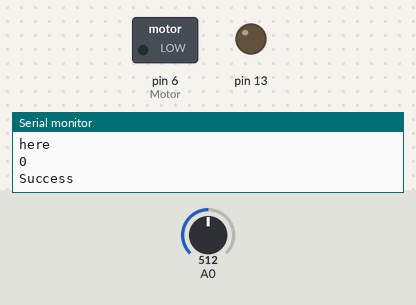
Simulated run of this sketch. Board: Arduino Mega 2560, built with avr-gcc and run on an emulated ATmega2560. On the bench: switched loads named in the sketch (green lamp = pin HIGH), output pins drawn as LEDs (lit = HIGH), the last lines printed to the serial monitor. The inputs (shaded band) are chosen by the test bench; at power-on: A0 = 512. The modem accepts every AT command (registered, SIM ready, sends succeed) and sends nothing else.

Above: at 10.9 s.
11.0 s: A0 set to 583
17.5 s: A0 set to 607
At 35.6 s:
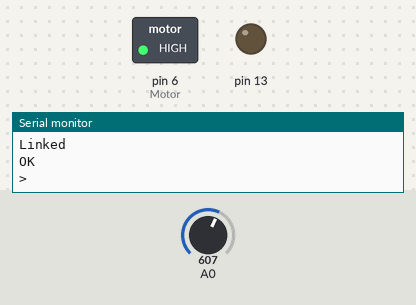
Timing chart, 0 to 35.9 s (numbered marks = the images above; inputs shaded):
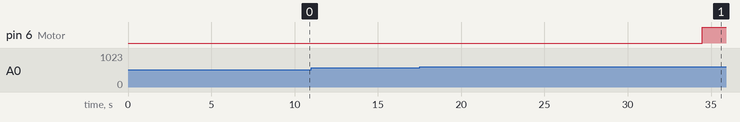

Measured:
- the behaviour switches between 600 and 601 on A0 (found by bisection; images 0 and 1)
- after the input at 17.5 s, pin 6 (Motor): LOW → HIGH after 17.0 s

The sketch:

AmirTest3.ino
```cpp
//#include <SoftwareSerial.h>
//#include <Wire.h>
//#include "DHT.h"

#define Reset "AT+RST\r\n"
#define changemode "AT+CWMODE=2\r\n"
#define setip "AT+CIPAP=\"192.168.1.1\"\r\n"
#define multiconnect "AT+CIPMUX=1\r\n"
#define creatserver "AT+CIPSERVER=1,80\r\n"
#define connectwifi "AT+CWJAP=\"Innovation Center\",\"CreateFuture1495\""
//#define connectwifi "AT+CWJAP=\"Innovation Center 2\",\"CreateFuture1495\""
#define connecting "AT+CWJAP="
#define getipaddress "AT+CIFSR"
#define senddata "AT+CIPSEND="
#define connectserver "AT+CIPSTART=\"TCP\",\"192.168.1.80\",2000"
#define Motor 6
#define DHTPIN 5
#define DHTTYPE DHT22   // DHT 22  (AM2302)

//SoftwareSerial esp8266(2, 3);// 2 ->RX   3->TX

//DHT dht(DHTPIN, DHTTYPE);

bool Auto = true;
bool ChangeSSID = false;
int WaterPumpWater = 30;//time for pump do nothing after last watering
bool Watering = false; // do watering
bool Motor_on = false;//Motor Statues
bool isMessage = false;
bool getSonsors = false;
bool startMotor = false;
bool alreadyConnect = false; // if server is connected(CLOSED / ALREADY CONNECTED)
bool WifiConnect = false; // if Wifi is Coonected (no ip & WIFI DISCONNECT / WIFI CONNECTED & WIFI GOT IP)
int turn = 0;
int soil = 100;
int temp = 0;
int humidity = 0;
int connectionId;
int timer = 1400; //timer for every 20 sec send data to server
int Motor_time_on = 3000;//time for watering (100 mlitr)
String request = "";//request of server
String ssid="";
String pass="";
float valf = 0; // Sun Sensor Data

        //------------------------------------------------
        //light Sensor(Sun Sensor)
        //------------------------------------------------
//int BH1750_address = 0x23; // i2c Addresse
//byte buff[2];
//
//void BH1750_Init(int address) {
//
//  Wire.beginTransmission(address);
//  Wire.write(0x10); // 1 [lux] resolution
//  Wire.endTransmission();
//}

//byte BH1750_Read(int address) {
//
//  byte i = 0;
//  Wire.beginTransmission(address);
//  Wire.requestFrom(address, 2);
//  while (Wire.available()) {
//    buff[i] = Wire.read();
//    i++;
//  }
//  Wire.endTransmission();
//  return i;
//}
//--------------------------------------------------------

void setup() {
  //--------------------------------------------------------
  // PinModes(Pins we need to do Work like turn on/off Motor)
  //--------------------------------------------------------
  pinMode(Motor, OUTPUT);//6
  pinMode(13, OUTPUT);
  digitalWrite(10,0);
  Serial1.begin(115200);
  Serial2.begin(115200);
//  Wire.begin();
//  BH1750_Init(BH1750_address);
//  dht.begin();
  Serial.begin(9600);
  delay(200);
  Serial1.print(connectwifi);
  delay(1500);
  Serial2.print(Reset);
  delay(2000);
  Serial2.print(changemode);
  Serial1.print("AT+CWMODE=1\r\n");
  delay(1500);
  Serial2.print(setip);
  delay(1500);
  Serial2.print(multiconnect);
  delay(1500);
  Serial2.print(creatserver);
  Serial2.print(getipaddress);
  delay(1500);
}

void loop() {
  if (Auto == true) {
    if (Watering == false) {
      if (soil > 600) {
        digitalWrite(Motor, 1);
        Motor_on = true;
        Watering = true;
        isMessage = true;
        request = "stat";
      }
    }
    else {
      if (timer == 1800) {
        if (WaterPumpWater-- == 0) {
          Watering = false;
          WaterPumpWater = 30;
        }
      }
    }
    if (Motor_on == true) {
      if (Motor_time_on-- == 0) {
        digitalWrite(Motor, 0);
        Motor_on = false;
        digitalWrite(10,0);
        Motor_time_on = 3000;
      }
    }
  }
  //-------------------------------------------------------------
  //Change SSID
  //-------------------------------------------------------------
  if(ChangeSSID){
    String ConnectCommand="";
    ConnectCommand += connecting;
    ConnectCommand += "\"" + ssid + "\",\"" + pass + "\"\r\n";
    Serial.println("MMMMMMMMMMMMMMMMM");
    ConnectCommand.replace("%20", " ");
    Serial.println(ConnectCommand);
    Serial.println("MMMMMMMMMMMMMMMMM");
    Serial1.print(ConnectCommand);
    ChangeSSID = false;
  }
  //-------------------------------------------------------------
  //Check Connection
  //-------------------------------------------------------------
  if (timer++ == 1800) {
    if(alreadyConnect != true){
      Serial1.println(connectserver);
        if(isMessage){
          Serial1.println(connectserver);
          delay(200);
        }
    }
    //humidity = (int)dht.readHumidity(); // Air humidity
    //temp = (int)dht.readTemperature(); // Air Temperature
    temp = 100;
    humidity = 20;
    soil = analogRead(A0);
    timer = 0;
  }
  //-------------------------------------------------------------
  // Send Sensors Data Every 20 Second to Server
  //-------------------------------------------------------------
  if(isMessage){
    Serial.println(request);
    if ((request.indexOf("st")!=-1 || request.indexOf("ta")!=-1 || request.indexOf("at")!=-1)
    || ((request.indexOf("mOn")!=-1 || request.indexOf("On")) && Motor_on == false)
    || ((request.indexOf("Of")!=-1 || request.indexOf("ff")) && Motor_on == true)) {

       if((request.indexOf("mOn")!=-1 || request.indexOf("On")!=-1) && Motor_on == false){
          digitalWrite(13,1);
          Motor_on = true;
          Watering = true;
          digitalWrite(Motor, 1);
          WaterPumpWater = 30;
          Serial.print("ON");
      }
      else if((request.indexOf("Of")!=-1 || request.indexOf("ff")!=-1) && Motor_on == true){
        digitalWrite(13,0);
          Motor_on = false;
          //Watering = true;
          digitalWrite(Motor, 0);
          //WaterPumpWater = 30;
          Motor_time_on = 3000;
          Serial.print("OFF");
      }
      Serial.println("*********hamidreza faez!!!!!");
      soil = analogRead(A0); // Soil moisture
      //humidity = (int)dht.readHumidity(); // Air humidity
      //temp = (int)dht.readTemperature(); // Air Temperature
      temp = 100;
      humidity = 20;
      String tBuffer = "{";
      tBuffer += "\"temperature\":"+(String)temp + ",";
      tBuffer += "\"soilMoisture\":"+(String)soil + ", ";
      tBuffer += "\"humidity\":"+(String)humidity + ", ";
      //tBuffer += (String)valf + " ";
      if (Motor_on) {
        tBuffer += "\"Motor\":\"ON\"";
      }
      else {
        tBuffer += "\"Motor\":\"OFF\"";
      }
     tBuffer += "}";
      String lenght = senddata;
      lenght += tBuffer.length();

      Serial1.println(lenght);
      delay(100);
      Serial1.println(tBuffer);
    }
    if(request.indexOf("IL")!=-1 || request.indexOf("CONNECTED") != -1 ||
       request.indexOf("FA")!=-1 || request.indexOf("ECTED") != -1
    ){
      Serial.println("here");
      Serial.println(connectionId);
      String webpage;
      if(request.indexOf("IL")!=-1 || request.indexOf("FA")!=-1){
        Serial.println("Fail");
        webpage = "Fail";
      }
      else{
        Serial.println("Success");
        webpage = "SUCCESS";
      }
      espsend(webpage);
      delay(2000);
      String closeCommand = "AT+CIPCLOSE=";  ////////////////close the socket connection////esp command
      closeCommand+=connectionId; // append connection id
      closeCommand+="\r\n";
      Serial2.print(closeCommand);
    }

    isMessage = false;
    request = "";
  }
  //-------------------------------------------------------------
  // Recive Order From Server
  //----------------------------------------------L;---------------
  if (Serial1.available() > 0) {
     String command = "";
     Serial.print("Wifi1(Connected to home Wifi): ");
     while (Serial1.available())
     {
       char c = Serial1.read();
       command += (char)c;
     }
     if(command.indexOf("+IPD,") != -1)
     {
      if(command.indexOf("Teln") != -1 || command.indexOf("serv") != -1){
        alreadyConnect = true;
      }
       isMessage = true;
       delay(300);
       request = command;
    }
    else if(command.indexOf("ECTED") !=-1 || command.indexOf("GOT") != -1 ||command.indexOf("FAIL") != -1){
       WifiConnect = true;
       isMessage = true;
       delay(300);
       request = command;
    }
    else if(command.indexOf("no ip") != -1 || command.indexOf("DISC") != -1){
      WifiConnect = false;
      alreadyConnect = false;
    }
    else if(command.indexOf("CLOSED") != -1){
      alreadyConnect = false;
    }
    else if(command.indexOf("ALRE") != -1 || command.indexOf("ADY") != -1){
      alreadyConnect = true;
    }
    else if(command.indexOf("GOT") != -1 || command.indexOf("IP") != -1 || alreadyConnect){
      WifiConnect = true;
    }
    Serial.println(command);
  }
  //-------------------------------------------------------------
  //Recive Data for change SSID and Password
  //-------------------------------------------------------------
   if (Serial2.available() > 0) {
    if(Serial2.find("+IPD,")){
      String com = "";
      Serial.print("Wifi2(Mobile Connect Them): ");
      delay(300);
      connectionId = Serial2.read()-48;
      Serial.print("Connection ID : ");
      Serial.println(connectionId);
      while (Serial2.available())
      {
        char c = Serial2.read();
        com += (char)c;
      }
    //sample request 192.168.1.1/ssidfaezIrancell-Z6000passfaez22338510
    if(com.indexOf("ssid") != -1){
      int sid = com.lastIndexOf("ssid");
      int pas = com.lastIndexOf("pass");
      int http = com.indexOf("HTTP");
      int len = com.length();
      Serial.print("sid ===");
      Serial.println(String(sid));
      Serial.print("password ===" );
      Serial.println(pas);
      Serial.print("length ===");
      Serial.println(len);
      Serial.print("HTTP ===");
      Serial.println(http);
      ssid=com.substring(sid+4, pas);
      pass= com.substring(pas+4, http-1);
      Serial.println(com.substring(sid+4, pas));
      Serial.println(com.substring(pas+4, http-1));
    ChangeSSID = true;
    }

//     String closeCommand = "AT+CIPCLOSE=";  ////////////////close the socket connection////esp command
//     closeCommand+=connectionId; // append connection id
//     closeCommand+="\r\n";
//     Serial2.println(closeCommand);
    // delay(2000);
     //sendData(closeCommand,3000,DEBUG);
      digitalWrite(13, !digitalRead(13));
      Serial.println(com);
    }
    else{
      String com = "";
      while (Serial2.available())
      {
        char c = Serial2.read();
        com += (char)c;
      }
      Serial.println(com);
    }
  }
  //-------------------------------------------------------------
  delay(10);
  if (timer % 100 == 0)
    Serial.print(timer / 100);
  if(timer==0){
    Serial.print("   Soil: ");
    Serial.println(soil);
  }
}


 void espsend(String d)
         {
             String cipSend = " AT+CIPSEND=";
             cipSend += connectionId;
             cipSend += ",";
             cipSend +=d.length();
             cipSend +="\r\n";
             Serial2.println(cipSend);
             delay(100);
             Serial2.println(d);
         }
```
